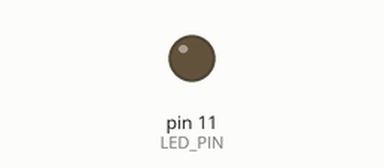
Recording of a sketch running on a simulated Arduino Uno, built with avr-gcc and run on an emulated ATmega328P. On the bench: output pins drawn as LEDs (lit = HIGH).

Above: at 0.05 s.
At 2.3 s:
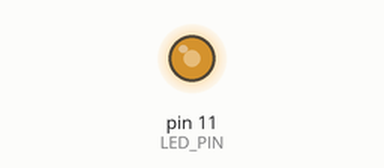
At 3.25 s:
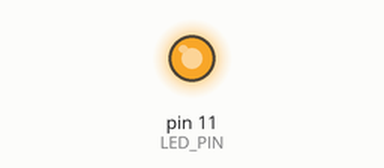
At 6.45 s:
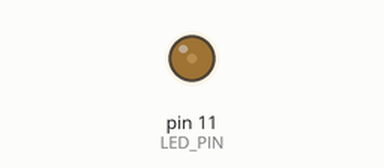
Timing chart, 0 to 10.0 s (numbered marks = the images above):
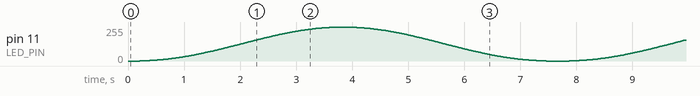

The sketch:

frank_fade.ino
```cpp
#include <avr/pgmspace.h>

#define LED_PIN 11
#define DELAY   15

// Max and Min brightness must be between 0 and 255
#define MIN_BRIGHTNESS  0
#define MAX_BRIGHTNESS  255

#define NUM_SAMPLES 256

static const unsigned char table[NUM_SAMPLES] PROGMEM =
{
    0,  0,  0,  0,  0,  0,  0,  0,
    0,  0,  0,  0,  0,  0,  1,  1,
    1,  1,  1,  2,  2,  2,  2,  3,
    3,  3,  4,  4,  5,  5,  5,  6,
    6,  7,  7,  8,  8,  9,  9,  10,
    11, 11, 12, 12, 13, 14, 15, 15,
    16, 17, 17, 18, 19, 20, 21, 22,
    22, 23, 24, 25, 26, 27, 28, 29,
    30, 31, 32, 33, 34, 35, 36, 37,
    38, 40, 41, 42, 43, 44, 45, 47,
    48, 49, 50, 52, 53, 54, 55, 57,
    58, 59, 61, 62, 64, 65, 66, 68,
    69, 71, 72, 73, 75, 76, 78, 79,
    81, 82, 84, 85, 87, 88, 90, 91,
    93, 94, 96, 98, 99, 101,    102,    104,
    106,    107,    109,    110,    112,    114,    115,    117,
    118,    120,    122,    123,    125,    126,    128,    130,
    131,    133,    135,    136,    138,    139,    141,    143,
    144,    146,    148,    149,    151,    152,    154,    156,
    157,    159,    160,    162,    163,    165,    167,    168,
    170,    171,    173,    174,    176,    177,    179,    180,
    182,    183,    185,    186,    188,    189,    191,    192,
    193,    195,    196,    198,    199,    200,    202,    203,
    204,    206,    207,    208,    209,    211,    212,    213,
    214,    215,    217,    218,    219,    220,    221,    222,
    223,    224,    226,    227,    228,    229,    230,    231,
    232,    232,    233,    234,    235,    236,    237,    238,
    239,    239,    240,    241,    242,    242,    243,    244,
    244,    245,    246,    246,    247,    247,    248,    248,
    249,    249,    250,    250,    251,    251,    251,    252,
    252,    252,    253,    253,    253,    253,    254,    254,
    254,    254,    254,    254,    254,    254,    254,    255
};

uint8_t lookup(uint8_t value) {
    return pgm_read_byte(&(table[value % NUM_SAMPLES]));
}

void setup() {
}

// 1 is increasing, 0 is decreasing
uint8_t direction = 1;

uint8_t brightness = 0;

void loop() {
    analogWrite(LED_PIN, lookup(brightness));
    if(direction == 1) {
        brightness++;
        if(brightness >= MAX_BRIGHTNESS) {
            direction = 0;
        }
    } else {
        brightness--;
        if(brightness <= MIN_BRIGHTNESS) {
            direction = 1;
        }
    }
    delay(DELAY);
}
```
